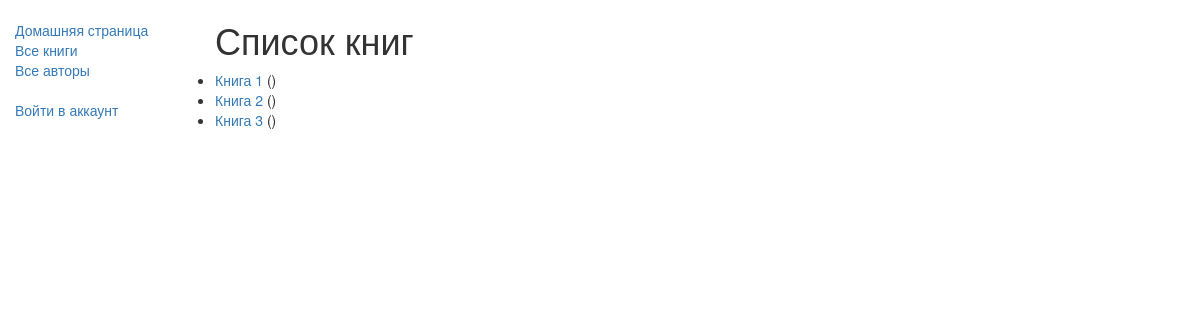
/catalog/books/, run on an earlier commit of the app's database.
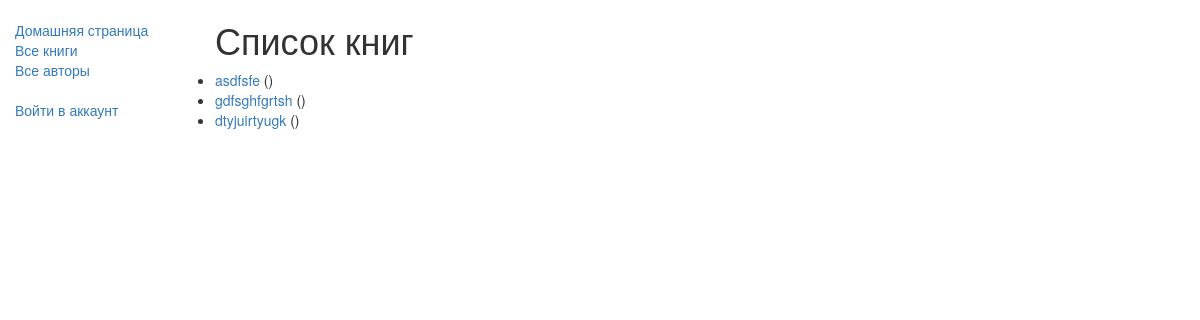
And on a later commit of the database.
### catalog/models.py (models this page shows, shortened)
class Book(models.Model):
    title = models.CharField(max_length=255)
    authors = models.ManyToManyField('Author', help_text='Выберите авторов книги') #Foreign key используем потому что автор у книги может быть только один, но авторы могут написать много книг
    summary = models.TextField(max_length=1000, help_text="Напишите краткое описание книги")
    isbn = models.CharField('ISBN', max_length=13, help_text='13 символов <a href="https://www.isbn-international.org/content/what-isbn">ISBN номера</a>')
    genre = models.ManyToManyField(Genre, help_text='Выберите жанр книги')
    language = models.ForeignKey('Language', on_delete=models.SET_NULL, null=True)
    user_who_read = models.ManyToManyField(User, related_name='read_books', null=True)
    def display_genre(self):
        return ', '.join([genre.name for genre in self.genre.all()[:3]])
    display_genre.short_description = 'Genre'
    def get_absolute_url(self):
        return reverse('book-detail', args=[str(self.id)])

### catalog/views.py (the view)
class BookListView(generic.ListView):
    model = Book
    context_object_name = 'book_list'   # ваше собственное имя переменной контекста в шаблоне
    queryset = Book.objects.all() # Получение 5 книг, содержащих слово 'war' в заголовке
    template_name = 'books/book_list.html'  # Определение имени вашего шаблона и его расположения
    paginate_by = 10

### catalog/templates/catalog/book_list.html
{% extends 'base_generic.html' %}
{% block content %}
    <h1>Список книг</h1>
    {% if book_list %}
    <ul>
        {% for book in book_list %}
        <li>
            <a href="{{ book.get_absolute_url }}">{{book.title}}</a> ({{book.author}})
        </li>
        {% endfor %}
    </ul>
    {% else %}
        <p>В библиотеке отсутствуют книги</p>
    {% endif %}
{% endblock %}

What changed in the data, as far as the page shows it:
removed Book: title "Книга 1"
removed Book: title "Книга 2"
removed Book: title "Книга 3"
added Book: title "asdfsfe"
added Book: title "gdfsghfgrtsh"
added Book: title "dtyjuirtyugk"
